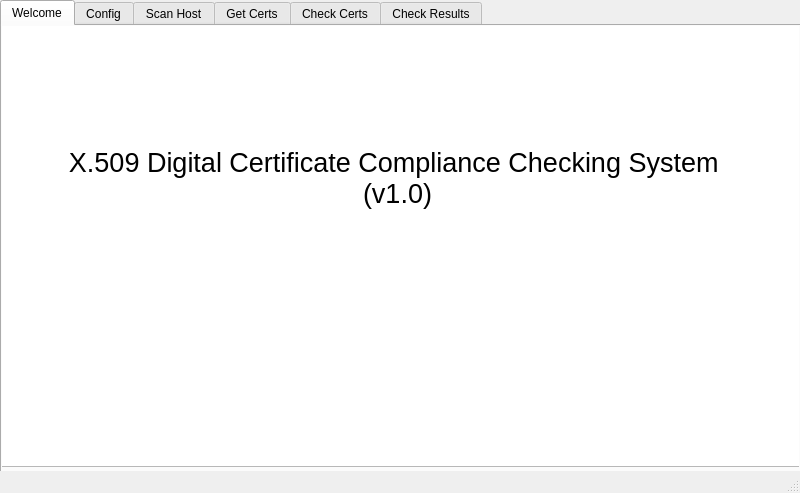
<?xml version="1.0" encoding="UTF-8"?>
<ui version="4.0">
 <class>MainWindow</class>
 <widget class="QMainWindow" name="MainWindow">
  <property name="geometry">
   <rect>
    <x>0</x>
    <y>0</y>
    <width>800</width>
    <height>493</height>
   </rect>
  </property>
  <property name="contextMenuPolicy">
   <enum>Qt::DefaultContextMenu</enum>
  </property>
  <property name="windowTitle">
   <string>X.509 Digital Certificate Compliance Checking System v1.0</string>
  </property>
  <property name="animated">
   <bool>true</bool>
  </property>
  <widget class="QWidget" name="centralwidget">
   <widget class="QTabWidget" name="tabWidget">
    <property name="geometry">
     <rect>
      <x>0</x>
      <y>0</y>
      <width>801</width>
      <height>491</height>
     </rect>
    </property>
    <property name="currentIndex">
     <number>0</number>
    </property>
    <widget class="QWidget" name="welcome_tab">
     <attribute name="title">
      <string>Welcome</string>
     </attribute>
     <widget class="QTextBrowser" name="textBrowser">
      <property name="geometry">
       <rect>
        <x>-10</x>
        <y>-10</y>
        <width>811</width>
        <height>451</height>
       </rect>
      </property>
      <property name="html">
       <string>&lt;!DOCTYPE HTML PUBLIC &quot;-//W3C//DTD HTML 4.0//EN&quot; &quot;http://www.w3.org/TR/REC-html40/strict.dtd&quot;&gt;
&lt;html&gt;&lt;head&gt;&lt;meta name=&quot;qrichtext&quot; content=&quot;1&quot; /&gt;&lt;style type=&quot;text/css&quot;&gt;
p, li { white-space: pre-wrap; }
&lt;/style&gt;&lt;/head&gt;&lt;body style=&quot; font-family:'Sans Serif'; font-size:9pt; font-weight:400; font-style:normal;&quot;&gt;
&lt;p style=&quot;-qt-paragraph-type:empty; margin-top:0px; margin-bottom:0px; margin-left:0px; margin-right:0px; -qt-block-indent:0; text-indent:0px;&quot;&gt;&lt;br /&gt;&lt;/p&gt;
&lt;p style=&quot;-qt-paragraph-type:empty; margin-top:0px; margin-bottom:0px; margin-left:0px; margin-right:0px; -qt-block-indent:0; text-indent:0px;&quot;&gt;&lt;br /&gt;&lt;/p&gt;
&lt;p style=&quot;-qt-paragraph-type:empty; margin-top:0px; margin-bottom:0px; margin-left:0px; margin-right:0px; -qt-block-indent:0; text-indent:0px;&quot;&gt;&lt;br /&gt;&lt;/p&gt;
&lt;p style=&quot;-qt-paragraph-type:empty; margin-top:0px; margin-bottom:0px; margin-left:0px; margin-right:0px; -qt-block-indent:0; text-indent:0px;&quot;&gt;&lt;br /&gt;&lt;/p&gt;
&lt;p style=&quot;-qt-paragraph-type:empty; margin-top:0px; margin-bottom:0px; margin-left:0px; margin-right:0px; -qt-block-indent:0; text-indent:0px;&quot;&gt;&lt;br /&gt;&lt;/p&gt;
&lt;p style=&quot;-qt-paragraph-type:empty; margin-top:0px; margin-bottom:0px; margin-left:0px; margin-right:0px; -qt-block-indent:0; text-indent:0px;&quot;&gt;&lt;br /&gt;&lt;/p&gt;
&lt;p style=&quot;-qt-paragraph-type:empty; margin-top:0px; margin-bottom:0px; margin-left:0px; margin-right:0px; -qt-block-indent:0; text-indent:0px;&quot;&gt;&lt;br /&gt;&lt;/p&gt;
&lt;p style=&quot;-qt-paragraph-type:empty; margin-top:0px; margin-bottom:0px; margin-left:0px; margin-right:0px; -qt-block-indent:0; text-indent:0px;&quot;&gt;&lt;br /&gt;&lt;/p&gt;
&lt;p style=&quot;-qt-paragraph-type:empty; margin-top:0px; margin-bottom:0px; margin-left:0px; margin-right:0px; -qt-block-indent:0; text-indent:0px;&quot;&gt;&lt;br /&gt;&lt;/p&gt;
&lt;p align=&quot;center&quot; style=&quot; margin-top:0px; margin-bottom:0px; margin-left:0px; margin-right:0px; -qt-block-indent:0; text-indent:0px;&quot;&gt;&lt;span style=&quot; font-size:20pt;&quot;&gt;X.509 Digital Certificate Compliance Checking System &lt;/span&gt;&lt;/p&gt;
&lt;p align=&quot;center&quot; style=&quot; margin-top:0px; margin-bottom:0px; margin-left:0px; margin-right:0px; -qt-block-indent:0; text-indent:0px;&quot;&gt;&lt;span style=&quot; font-size:20pt;&quot;&gt;(v1.0)&lt;/span&gt;&lt;/p&gt;&lt;/body&gt;&lt;/html&gt;</string>
      </property>
     </widget>
    </widget>
    <widget class="QWidget" name="config_tab">
     <attribute name="title">
      <string>Config</string>
     </attribute>
     <widget class="QWidget" name="formLayoutWidget">
      <property name="geometry">
       <rect>
        <x>10</x>
        <y>20</y>
        <width>761</width>
        <height>161</height>
       </rect>
      </property>
      <layout class="QFormLayout" name="formLayout">
       <item row="0" column="0">
        <widget class="QLabel" name="destinationHostLabel">
         <property name="text">
          <string>Destination Host</string>
         </property>
        </widget>
       </item>
       <item row="0" column="1">
        <widget class="QLineEdit" name="destinationHostLineEdit"/>
       </item>
       <item row="1" column="0">
        <widget class="QLabel" name="redisHostLabel">
         <property name="text">
          <string>Redis Host</string>
         </property>
        </widget>
       </item>
       <item row="1" column="1">
        <widget class="QLineEdit" name="redisHostLineEdit"/>
       </item>
       <item row="2" column="0">
        <widget class="QLabel" name="redisServicePortLabel">
         <property name="text">
          <string>Redis Service port</string>
         </property>
        </widget>
       </item>
       <item row="2" column="1">
        <widget class="QLineEdit" name="redisServicePortLineEdit"/>
       </item>
       <item row="3" column="0">
        <widget class="QLabel" name="redisPasswordLabel">
         <property name="text">
          <string>Redis Password</string>
         </property>
        </widget>
       </item>
       <item row="3" column="1">
        <widget class="QLineEdit" name="redisPasswordLineEdit"/>
       </item>
       <item row="4" column="0">
        <widget class="QLabel" name="tImeoutLabel">
         <property name="text">
          <string>TImeout</string>
         </property>
        </widget>
       </item>
       <item row="4" column="1">
        <widget class="QLineEdit" name="tImeoutLineEdit"/>
       </item>
      </layout>
     </widget>
     <widget class="QPushButton" name="pushButton">
      <property name="geometry">
       <rect>
        <x>689</x>
        <y>190</y>
        <width>81</width>
        <height>31</height>
       </rect>
      </property>
      <property name="text">
       <string>Save</string>
      </property>
     </widget>
     <widget class="QTextBrowser" name="save_notice">
      <property name="geometry">
       <rect>
        <x>10</x>
        <y>190</y>
        <width>681</width>
        <height>31</height>
       </rect>
      </property>
      <property name="html">
       <string>&lt;!DOCTYPE HTML PUBLIC &quot;-//W3C//DTD HTML 4.0//EN&quot; &quot;http://www.w3.org/TR/REC-html40/strict.dtd&quot;&gt;
&lt;html&gt;&lt;head&gt;&lt;meta name=&quot;qrichtext&quot; content=&quot;1&quot; /&gt;&lt;style type=&quot;text/css&quot;&gt;
p, li { white-space: pre-wrap; }
&lt;/style&gt;&lt;/head&gt;&lt;body style=&quot; font-family:'Sans Serif'; font-size:9pt; font-weight:400; font-style:normal;&quot;&gt;
&lt;p align=&quot;center&quot; style=&quot;-qt-paragraph-type:empty; margin-top:0px; margin-bottom:0px; margin-left:0px; margin-right:0px; -qt-block-indent:0; text-indent:0px;&quot;&gt;&lt;br /&gt;&lt;/p&gt;&lt;/body&gt;&lt;/html&gt;</string>
      </property>
     </widget>
    </widget>
    <widget class="QWidget" name="scan_host_tab">
     <attribute name="title">
      <string>Scan Host</string>
     </attribute>
     <widget class="QPushButton" name="generate_btn">
      <property name="geometry">
       <rect>
        <x>20</x>
        <y>20</y>
        <width>151</width>
        <height>26</height>
       </rect>
      </property>
      <property name="text">
       <string>Generate Scan List</string>
      </property>
     </widget>
     <widget class="QTextBrowser" name="generate_note">
      <property name="geometry">
       <rect>
        <x>170</x>
        <y>70</y>
        <width>281</width>
        <height>41</height>
       </rect>
      </property>
      <property name="html">
       <string>&lt;!DOCTYPE HTML PUBLIC &quot;-//W3C//DTD HTML 4.0//EN&quot; &quot;http://www.w3.org/TR/REC-html40/strict.dtd&quot;&gt;
&lt;html&gt;&lt;head&gt;&lt;meta name=&quot;qrichtext&quot; content=&quot;1&quot; /&gt;&lt;style type=&quot;text/css&quot;&gt;
p, li { white-space: pre-wrap; }
&lt;/style&gt;&lt;/head&gt;&lt;body style=&quot; font-family:'Sans Serif'; font-size:9pt; font-weight:400; font-style:normal;&quot;&gt;
&lt;p style=&quot; margin-top:0px; margin-bottom:0px; margin-left:0px; margin-right:0px; -qt-block-indent:0; text-indent:0px;&quot;&gt;&lt;span style=&quot; font-size:12pt;&quot;&gt;0&lt;/span&gt;&lt;/p&gt;&lt;/body&gt;&lt;/html&gt;</string>
      </property>
     </widget>
     <widget class="QPushButton" name="stop_btn_1">
      <property name="geometry">
       <rect>
        <x>200</x>
        <y>20</y>
        <width>80</width>
        <height>26</height>
       </rect>
      </property>
      <property name="text">
       <string>Stop</string>
      </property>
     </widget>
     <widget class="QPushButton" name="start_btn">
      <property name="geometry">
       <rect>
        <x>20</x>
        <y>230</y>
        <width>151</width>
        <height>26</height>
       </rect>
      </property>
      <property name="text">
       <string>Start Scan</string>
      </property>
     </widget>
     <widget class="QPushButton" name="stop_btn_2">
      <property name="geometry">
       <rect>
        <x>200</x>
        <y>230</y>
        <width>80</width>
        <height>26</height>
       </rect>
      </property>
      <property name="text">
       <string>Stop</string>
      </property>
     </widget>
     <widget class="QTextBrowser" name="scan_note">
      <property name="geometry">
       <rect>
        <x>170</x>
        <y>270</y>
        <width>281</width>
        <height>41</height>
       </rect>
      </property>
      <property name="html">
       <string>&lt;!DOCTYPE HTML PUBLIC &quot;-//W3C//DTD HTML 4.0//EN&quot; &quot;http://www.w3.org/TR/REC-html40/strict.dtd&quot;&gt;
&lt;html&gt;&lt;head&gt;&lt;meta name=&quot;qrichtext&quot; content=&quot;1&quot; /&gt;&lt;style type=&quot;text/css&quot;&gt;
p, li { white-space: pre-wrap; }
&lt;/style&gt;&lt;/head&gt;&lt;body style=&quot; font-family:'Sans Serif'; font-size:9pt; font-weight:400; font-style:normal;&quot;&gt;
&lt;p style=&quot; margin-top:0px; margin-bottom:0px; margin-left:0px; margin-right:0px; -qt-block-indent:0; text-indent:0px;&quot;&gt;&lt;span style=&quot; font-size:12pt;&quot;&gt;0&lt;/span&gt;&lt;/p&gt;&lt;/body&gt;&lt;/html&gt;</string>
      </property>
     </widget>
     <widget class="QTextBrowser" name="textBrowser_2">
      <property name="geometry">
       <rect>
        <x>20</x>
        <y>70</y>
        <width>151</width>
        <height>41</height>
       </rect>
      </property>
      <property name="html">
       <string>&lt;!DOCTYPE HTML PUBLIC &quot;-//W3C//DTD HTML 4.0//EN&quot; &quot;http://www.w3.org/TR/REC-html40/strict.dtd&quot;&gt;
&lt;html&gt;&lt;head&gt;&lt;meta name=&quot;qrichtext&quot; content=&quot;1&quot; /&gt;&lt;style type=&quot;text/css&quot;&gt;
p, li { white-space: pre-wrap; }
&lt;/style&gt;&lt;/head&gt;&lt;body style=&quot; font-family:'Sans Serif'; font-size:9pt; font-weight:400; font-style:normal;&quot;&gt;
&lt;p align=&quot;center&quot; style=&quot; margin-top:0px; margin-bottom:0px; margin-left:0px; margin-right:0px; -qt-block-indent:0; text-indent:0px;&quot;&gt;&lt;span style=&quot; font-size:12pt;&quot;&gt;待扫描IP数量：&lt;/span&gt;&lt;/p&gt;&lt;/body&gt;&lt;/html&gt;</string>
      </property>
     </widget>
     <widget class="QTextBrowser" name="textBrowser_3">
      <property name="geometry">
       <rect>
        <x>20</x>
        <y>270</y>
        <width>151</width>
        <height>41</height>
       </rect>
      </property>
      <property name="html">
       <string>&lt;!DOCTYPE HTML PUBLIC &quot;-//W3C//DTD HTML 4.0//EN&quot; &quot;http://www.w3.org/TR/REC-html40/strict.dtd&quot;&gt;
&lt;html&gt;&lt;head&gt;&lt;meta name=&quot;qrichtext&quot; content=&quot;1&quot; /&gt;&lt;style type=&quot;text/css&quot;&gt;
p, li { white-space: pre-wrap; }
&lt;/style&gt;&lt;/head&gt;&lt;body style=&quot; font-family:'Sans Serif'; font-size:9pt; font-weight:400; font-style:normal;&quot;&gt;
&lt;p align=&quot;center&quot; style=&quot; margin-top:0px; margin-bottom:0px; margin-left:0px; margin-right:0px; -qt-block-indent:0; text-indent:0px;&quot;&gt;&lt;span style=&quot; font-size:12pt;&quot;&gt;已扫描IP数量：&lt;/span&gt;&lt;/p&gt;&lt;/body&gt;&lt;/html&gt;</string>
      </property>
     </widget>
     <widget class="QLabel" name="label">
      <property name="geometry">
       <rect>
        <x>570</x>
        <y>20</y>
        <width>121</width>
        <height>18</height>
       </rect>
      </property>
      <property name="text">
       <string>Redis数据库连接状态</string>
      </property>
     </widget>
     <widget class="QLabel" name="label_2">
      <property name="geometry">
       <rect>
        <x>700</x>
        <y>20</y>
        <width>81</width>
        <height>18</height>
       </rect>
      </property>
      <property name="text">
       <string>Disconnected</string>
      </property>
     </widget>
     <widget class="QLabel" name="label_3">
      <property name="geometry">
       <rect>
        <x>640</x>
        <y>60</y>
        <width>51</width>
        <height>20</height>
       </rect>
      </property>
      <property name="text">
       <string>工作状态</string>
      </property>
     </widget>
     <widget class="QLabel" name="label_4">
      <property name="geometry">
       <rect>
        <x>700</x>
        <y>60</y>
        <width>81</width>
        <height>18</height>
       </rect>
      </property>
      <property name="text">
       <string>Stoped</string>
      </property>
     </widget>
     <widget class="QPushButton" name="pushButton_2">
      <property name="geometry">
       <rect>
        <x>490</x>
        <y>20</y>
        <width>61</width>
        <height>26</height>
       </rect>
      </property>
      <property name="text">
       <string>Update</string>
      </property>
     </widget>
    </widget>
    <widget class="QWidget" name="get_certs_tab">
     <attribute name="title">
      <string>Get Certs</string>
     </attribute>
     <widget class="QPushButton" name="load_certs_btn">
      <property name="geometry">
       <rect>
        <x>140</x>
        <y>20</y>
        <width>80</width>
        <height>26</height>
       </rect>
      </property>
      <property name="text">
       <string>Load</string>
      </property>
     </widget>
     <widget class="QListView" name="HostName">
      <property name="geometry">
       <rect>
        <x>10</x>
        <y>60</y>
        <width>351</width>
        <height>371</height>
       </rect>
      </property>
     </widget>
     <widget class="QPushButton" name="get_certs_btn">
      <property name="geometry">
       <rect>
        <x>540</x>
        <y>20</y>
        <width>80</width>
        <height>26</height>
       </rect>
      </property>
      <property name="text">
       <string>Get Certs</string>
      </property>
     </widget>
     <widget class="QTextBrowser" name="get_certs_finish">
      <property name="geometry">
       <rect>
        <x>400</x>
        <y>60</y>
        <width>361</width>
        <height>371</height>
       </rect>
      </property>
     </widget>
    </widget>
    <widget class="QWidget" name="check_certs_tab">
     <attribute name="title">
      <string>Check Certs</string>
     </attribute>
     <widget class="QPushButton" name="pushButton_8">
      <property name="geometry">
       <rect>
        <x>140</x>
        <y>20</y>
        <width>80</width>
        <height>26</height>
       </rect>
      </property>
      <property name="text">
       <string>Load</string>
      </property>
     </widget>
     <widget class="QListView" name="CertsList">
      <property name="geometry">
       <rect>
        <x>10</x>
        <y>60</y>
        <width>351</width>
        <height>371</height>
       </rect>
      </property>
     </widget>
     <widget class="QPushButton" name="check_cert_btn">
      <property name="geometry">
       <rect>
        <x>540</x>
        <y>20</y>
        <width>80</width>
        <height>26</height>
       </rect>
      </property>
      <property name="text">
       <string>Check Certs</string>
      </property>
     </widget>
     <widget class="QTextBrowser" name="check_notes">
      <property name="geometry">
       <rect>
        <x>400</x>
        <y>100</y>
        <width>361</width>
        <height>331</height>
       </rect>
      </property>
     </widget>
     <widget class="QProgressBar" name="check_pgr">
      <property name="geometry">
       <rect>
        <x>400</x>
        <y>60</y>
        <width>361</width>
        <height>23</height>
       </rect>
      </property>
      <property name="value">
       <number>24</number>
      </property>
     </widget>
    </widget>
    <widget class="QWidget" name="check_results_tab">
     <attribute name="title">
      <string>Check Results</string>
     </attribute>
     <widget class="QPushButton" name="export_btn">
      <property name="geometry">
       <rect>
        <x>10</x>
        <y>10</y>
        <width>191</width>
        <height>51</height>
       </rect>
      </property>
      <property name="text">
       <string>Export Excel File</string>
      </property>
     </widget>
     <widget class="QTextBrowser" name="export_notice">
      <property name="geometry">
       <rect>
        <x>10</x>
        <y>70</y>
        <width>781</width>
        <height>361</height>
       </rect>
      </property>
      <property name="html">
       <string>&lt;!DOCTYPE HTML PUBLIC &quot;-//W3C//DTD HTML 4.0//EN&quot; &quot;http://www.w3.org/TR/REC-html40/strict.dtd&quot;&gt;
&lt;html&gt;&lt;head&gt;&lt;meta name=&quot;qrichtext&quot; content=&quot;1&quot; /&gt;&lt;style type=&quot;text/css&quot;&gt;
p, li { white-space: pre-wrap; }
&lt;/style&gt;&lt;/head&gt;&lt;body style=&quot; font-family:'Sans Serif'; font-size:9pt; font-weight:400; font-style:normal;&quot;&gt;
&lt;p align=&quot;center&quot; style=&quot;-qt-paragraph-type:empty; margin-top:0px; margin-bottom:0px; margin-left:0px; margin-right:0px; -qt-block-indent:0; text-indent:0px;&quot;&gt;&lt;br /&gt;&lt;/p&gt;&lt;/body&gt;&lt;/html&gt;</string>
      </property>
     </widget>
    </widget>
   </widget>
  </widget>
  <widget class="QStatusBar" name="statusbar"/>
  <action name="actionConfig">
   <property name="text">
    <string>Config</string>
   </property>
  </action>
  <action name="actionExit">
   <property name="text">
    <string>Exit</string>
   </property>
  </action>
 </widget>
 <resources/>
 <connections>
  <connection>
   <sender>pushButton</sender>
   <signal>clicked()</signal>
   <receiver>MainWindow</receiver>
   <slot>save_config()</slot>
   <hints>
    <hint type="sourcelabel">
     <x>727</x>
     <y>245</y>
    </hint>
    <hint type="destinationlabel">
     <x>739</x>
     <y>492</y>
    </hint>
   </hints>
  </connection>
  <connection>
   <sender>load_certs_btn</sender>
   <signal>clicked()</signal>
   <receiver>MainWindow</receiver>
   <slot>load_websites()</slot>
   <hints>
    <hint type="sourcelabel">
     <x>157</x>
     <y>60</y>
    </hint>
    <hint type="destinationlabel">
     <x>153</x>
     <y>508</y>
    </hint>
   </hints>
  </connection>
  <connection>
   <sender>pushButton_8</sender>
   <signal>clicked()</signal>
   <receiver>MainWindow</receiver>
   <slot>load_certs()</slot>
   <hints>
    <hint type="sourcelabel">
     <x>143</x>
     <y>65</y>
    </hint>
    <hint type="destinationlabel">
     <x>131</x>
     <y>529</y>
    </hint>
   </hints>
  </connection>
  <connection>
   <sender>get_certs_btn</sender>
   <signal>clicked()</signal>
   <receiver>MainWindow</receiver>
   <slot>get_certs()</slot>
   <hints>
    <hint type="sourcelabel">
     <x>598</x>
     <y>67</y>
    </hint>
    <hint type="destinationlabel">
     <x>588</x>
     <y>542</y>
    </hint>
   </hints>
  </connection>
  <connection>
   <sender>check_cert_btn</sender>
   <signal>clicked()</signal>
   <receiver>MainWindow</receiver>
   <slot>check_certs()</slot>
   <hints>
    <hint type="sourcelabel">
     <x>583</x>
     <y>63</y>
    </hint>
    <hint type="destinationlabel">
     <x>703</x>
     <y>654</y>
    </hint>
   </hints>
  </connection>
  <connection>
   <sender>export_btn</sender>
   <signal>clicked()</signal>
   <receiver>MainWindow</receiver>
   <slot>export_xls()</slot>
   <hints>
    <hint type="sourcelabel">
     <x>202</x>
     <y>90</y>
    </hint>
    <hint type="destinationlabel">
     <x>363</x>
     <y>534</y>
    </hint>
   </hints>
  </connection>
  <connection>
   <sender>generate_btn</sender>
   <signal>clicked()</signal>
   <receiver>MainWindow</receiver>
   <slot>start_generate_list()</slot>
   <hints>
    <hint type="sourcelabel">
     <x>86</x>
     <y>65</y>
    </hint>
    <hint type="destinationlabel">
     <x>104</x>
     <y>556</y>
    </hint>
   </hints>
  </connection>
  <connection>
   <sender>start_btn</sender>
   <signal>clicked()</signal>
   <receiver>MainWindow</receiver>
   <slot>start_scan()</slot>
   <hints>
    <hint type="sourcelabel">
     <x>124</x>
     <y>275</y>
    </hint>
    <hint type="destinationlabel">
     <x>373</x>
     <y>559</y>
    </hint>
   </hints>
  </connection>
  <connection>
   <sender>stop_btn_1</sender>
   <signal>clicked()</signal>
   <receiver>MainWindow</receiver>
   <slot>stop_generate_list()</slot>
   <hints>
    <hint type="sourcelabel">
     <x>258</x>
     <y>67</y>
    </hint>
    <hint type="destinationlabel">
     <x>347</x>
     <y>599</y>
    </hint>
   </hints>
  </connection>
  <connection>
   <sender>stop_btn_2</sender>
   <signal>clicked()</signal>
   <receiver>MainWindow</receiver>
   <slot>stop_scan()</slot>
   <hints>
    <hint type="sourcelabel">
     <x>222</x>
     <y>271</y>
    </hint>
    <hint type="destinationlabel">
     <x>462</x>
     <y>576</y>
    </hint>
   </hints>
  </connection>
  <connection>
   <sender>pushButton_2</sender>
   <signal>clicked()</signal>
   <receiver>MainWindow</receiver>
   <slot>update_redis_status()</slot>
   <hints>
    <hint type="sourcelabel">
     <x>514</x>
     <y>64</y>
    </hint>
    <hint type="destinationlabel">
     <x>446</x>
     <y>542</y>
    </hint>
   </hints>
  </connection>
 </connections>
 <slots>
  <slot>save_config()</slot>
  <slot>load_certs()</slot>
  <slot>load_websites()</slot>
  <slot>get_certs()</slot>
  <slot>check_certs()</slot>
  <slot>export_xls()</slot>
  <slot>start_generate_list()</slot>
  <slot>start_scan()</slot>
  <slot>stop_generate_list()</slot>
  <slot>stop_scan()</slot>
  <slot>update_redis_status()</slot>
 </slots>
</ui>
